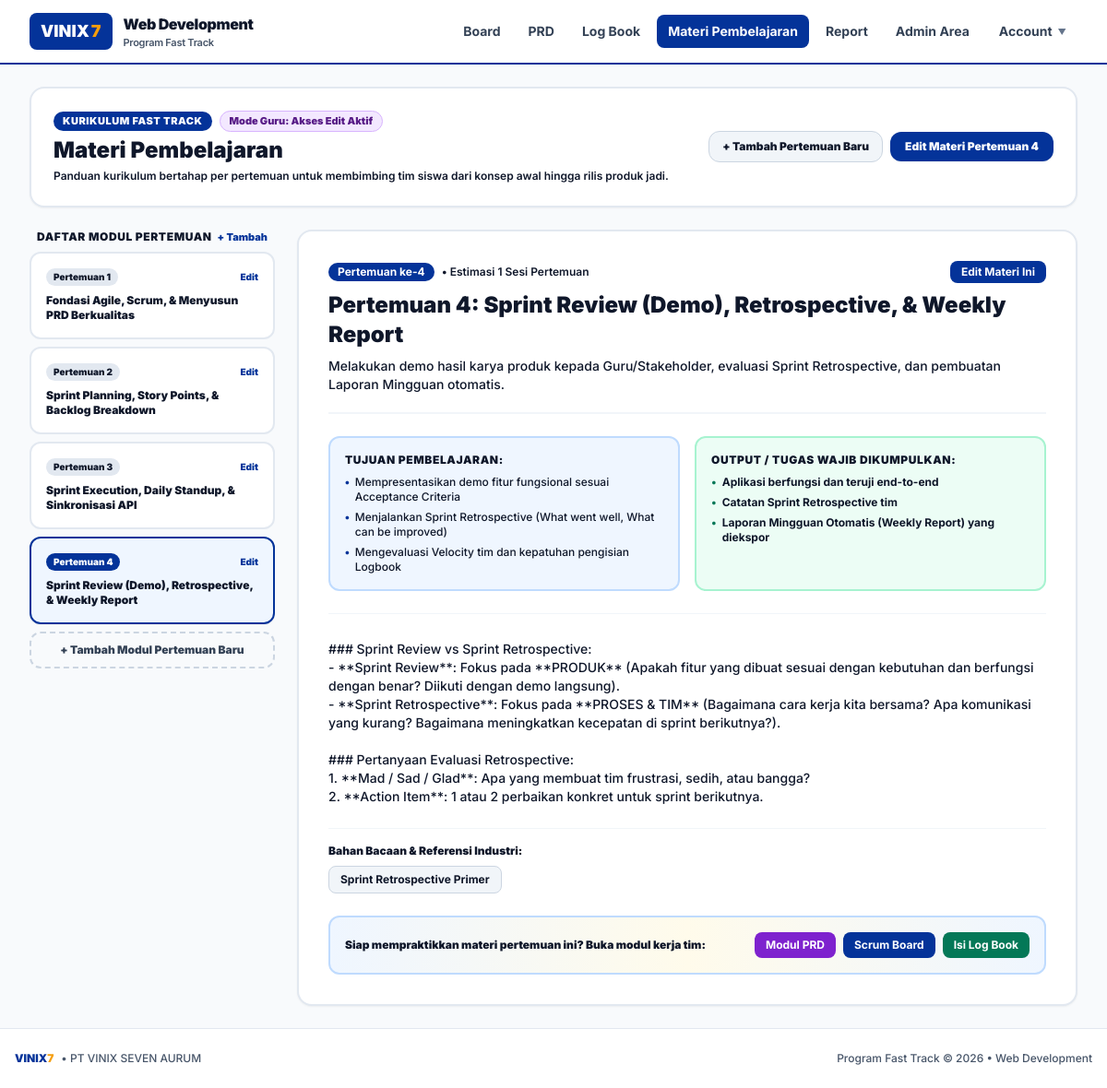
/lms.php?week=4 (signed in), run on the app's committed database.
### tables this page shows
CREATE TABLE lms_modules (
            id TEXT PRIMARY KEY,
            week_number INTEGER NOT NULL,
            title TEXT NOT NULL,
            summary TEXT NOT NULL,
            content TEXT NOT NULL,
            objectives TEXT NOT NULL,
            deliverables TEXT NOT NULL,
            external_links TEXT NOT NULL,
            is_published INTEGER DEFAULT 1
        );

### lms.php (the view, shortened to what this page needs)
<?php
require_once __DIR__ . '/includes/header.php';
$isGuru = ($currentRole === 'guru' || $currentRole === 'super_admin');
$selectedWeek = (int)($_GET['week'] ?? 1);
$stmt = $pdo->query("SELECT * FROM lms_modules ORDER BY week_number ASC");
$modules = $stmt->fetchAll();
$currentModule = null;
foreach ($modules as $m) {
    if ((int)$m['week_number'] === $selectedWeek) {
        $currentModule = $m;
        break;
    }
}
$objectives = $currentModule ? (json_decode($currentModule['objectives'] ?? '[]', true) ?? []) : [];
$deliverables = $currentModule ? (json_decode($currentModule['deliverables'] ?? '[]', true) ?? []) : [];
$externalLinks = $currentModule ? (json_decode($currentModule['external_links'] ?? '[]', true) ?? []) : [];
?>
<div class="space-y-6">
    <div class="bg-white rounded-2xl p-6 border-2 border-slate-200 shadow-sm flex flex-col sm:flex-row sm:items-center justify-between gap-4">
        <div>
            <div class="flex items-center gap-2 mb-1">
                <span class="px-2.5 py-0.5 bg-[#043399] text-white text-[11px] font-black rounded-full uppercase tracking-wider">Kurikulum Fast Track</span>
                <?php if ($isGuru): ?>
                    <span class="px-2.5 py-0.5 bg-purple-100 text-purple-900 border border-purple-300 text-[11px] font-black rounded-full">Mode Guru: Akses Edit Aktif</span>
                <?php else: ?>
                    <span class="px-2.5 py-0.5 bg-slate-100 text-slate-800 border border-slate-300 text-[11px] font-bold rounded-full">Mode Siswa: Hanya Baca</span>
                <?php endif; ?>
            </div>
            <h1 class="text-2xl font-black text-black">Materi Pembelajaran</h1>
            <p class="text-xs text-black font-semibold mt-1">
                Panduan kurikulum bertahap per pertemuan untuk membimbing tim siswa dari konsep awal hingga rilis produk jadi.
            </p>
        </div>
        <div class="flex flex-wrap items-center gap-2">
            <?php if ($isGuru): ?>
                <button type="button" onclick="openEditModuleModal(null)" class="px-3.5 py-2 bg-slate-100 hover:bg-slate-200 text-black border border-slate-300 rounded-xl text-xs font-black transition">
                    + Tambah Pertemuan Baru
                </button>
                <?php if ($currentModule): ?>
                    <button type="button" onclick="openEditModuleModal('<?= htmlspecialchars($currentModule['id']) ?>')" class="px-4 py-2 bg-[#043399] hover:bg-[#021f5c] text-white rounded-xl text-xs font-black shadow-sm transition">
                        Edit Materi Pertemuan <?= $currentModule['week_number'] ?>
                    </button>
                <?php endif; ?>
            <?php else: ?>
                <span class="px-3 py-1.5 bg-blue-50 text-[#043399] border border-blue-200 rounded-xl text-xs font-black">
                    Total <?= count($modules) ?> Modul Pertemuan
                </span>
            <?php endif; ?>
        </div>
    </div>
    <div class="grid grid-cols-1 lg:grid-cols-4 gap-6 items-start">
        <div class="lg:col-span-1 space-y-2">
            <div class="flex items-center justify-between px-2 mb-2">
                <span class="text-xs font-black text-black uppercase tracking-wider">
                    Daftar Modul Pertemuan
                </span>
                <?php if ($isGuru): ?>
                    <button type="button" onclick="openEditModuleModal(null)" class="text-[11px] text-[#043399] hover:underline font-black">
                        + Tambah
                    </button>
                <?php endif; ?>
            </div>
            <?php foreach ($modules as $m): ?>
                <a href="lms.php?week=<?= $m['week_number'] ?>" class="block p-4 rounded-xl border-2 transition <?= (int)$m['week_number'] === $selectedWeek ? 'bg-blue-50 border-[#043399] shadow-sm' : 'bg-white border-slate-200 hover:bg-slate-50' ?>">
                    <div class="flex items-center justify-between">
                        <span class="text-[10px] font-black px-2 py-0.5 rounded-full <?= (int)$m['week_number'] === $selectedWeek ? 'bg-[#043399] text-white' : 'bg-slate-200 text-black' ?>">
                            Pertemuan <?= $m['week_number'] ?>
                        </span>
                        <?php if ($isGuru): ?>
                            <button type="button" onclick="event.preventDefault(); event.stopPropagation(); openEditModuleModal('<?= htmlspecialchars($m['id']) ?>')" class="text-[10px] text-[#043399] hover:underline font-black">
                                Edit
                            </button>
                        <?php endif; ?>
                    </div>
                    <h4 class="text-xs font-black mt-2 text-black line-clamp-2">
                        <?= htmlspecialchars(preg_replace('/^(Minggu|Pekan|Pertemuan) \d+: /', '', $m['title'])) ?>
                    </h4>
                </a>
            <?php endforeach; ?>
            <?php if ($isGuru): ?>
                <button type="button" onclick="openEditModuleModal(null)" class="w-full py-2.5 px-3 border-2 border-dashed border-slate-300 hover:border-[#043399] hover:bg-blue-50 text-slate-700 hover:text-[#043399] rounded-xl text-xs font-black transition text-center mt-2">
                    + Tambah Modul Pertemuan Baru
                </button>
            <?php endif; ?>
        </div>
        <div class="lg:col-span-3 space-y-6">
            <?php if ($currentModule): ?>
                <div class="bg-white rounded-2xl p-6 sm:p-8 border-2 border-slate-200 shadow-sm space-y-6">
                    <div class="border-b-2 border-slate-100 pb-5">
                        <div class="flex flex-wrap items-center justify-between gap-2 mb-2">
                            <div class="flex items-center gap-2">
                                <span class="px-2.5 py-0.5 rounded-full bg-[#043399] text-white text-xs font-bold">
                                    Pertemuan ke-<?= $currentModule['week_number'] ?>
                                </span>
                                <span class="text-xs text-black font-semibold">• Estimasi 1 Sesi Pertemuan</span>
                            </div>
                            <?php if ($isGuru): ?>
                                <button type="button" onclick="openEditModuleModal('<?= htmlspecialchars($currentModule['id']) ?>')" class="px-3 py-1 bg-[#043399] hover:bg-[#021f5c] text-white text-xs font-bold rounded-lg shadow-xs transition">
                                    Edit Materi Ini
                                </button>
                            <?php endif; ?>
                        </div>
                        <h2 class="text-xl sm:text-2xl font-black text-black leading-tight">
                            <?= htmlspecialchars($currentModule['title']) ?>
                        </h2>
                        <p class="text-xs sm:text-sm text-black font-medium mt-2 leading-relaxed">
                            <?= htmlspecialchars($currentModule['summary']) ?>
                        </p>
                    </div>
                    <div class="grid grid-cols-1 md:grid-cols-2 gap-4">
                        <div class="bg-blue-50 p-4 rounded-xl border-2 border-blue-200 space-y-2">
                            <h4 class="text-xs font-black text-black uppercase tracking-wider flex items-center gap-1.5">
                                <span>Tujuan Pembelajaran:</span>
                            </h4>
                            <ul class="space-y-1.5 text-xs text-black font-medium">
                                <?php if (!empty($objectives)): ?>
                                    <?php foreach ($objectives as $obj): ?>
                                        <li class="flex items-start gap-1.5">
                                            <span class="text-[#043399] font-black">•</span>
                                            <span><?= htmlspecialchars($obj) ?></span>
                                        </li>
                                    <?php endforeach; ?>
                                <?php else: ?>
                                    <li class="text-slate-500 italic text-xs">Belum ada tujuan pembelajaran dicatat.</li>
                                <?php endif; ?>
                            </ul>
                        </div>
                        <div class="bg-emerald-50 p-4 rounded-xl border-2 border-emerald-200 space-y-2">
                            <h4 class="text-xs font-black text-black uppercase tracking-wider flex items-center gap-1.5">
                                <span>Output / Tugas Wajib Dikumpulkan:</span>
                            </h4>
                            <ul class="space-y-1.5 text-xs text-black font-medium">
                                <?php if (!empty($deliverables)): ?>
                                    <?php foreach ($deliverables as $del): ?>
                                        <li class="flex items-start gap-1.5">
                                            <span class="text-emerald-700 font-bold">•</span>
                                            <span class="font-bold"><?= htmlspecialchars($del) ?></span>
                                        </li>
                                    <?php endforeach; ?>
                                <?php else: ?>
                                    <li class="text-slate-500 italic text-xs">Belum ada output wajib dicatat.</li>
                                <?php endif; ?>
                            </ul>
                        </div>
                    </div>
                    <div class="pt-2 border-t border-slate-100 text-xs sm:text-sm leading-relaxed space-y-4">
                        <div class="whitespace-pre-line text-black font-medium">
                            <?= htmlspecialchars($currentModule['content']) ?>
                        </div>
                    </div>
                    <?php if (!empty($externalLinks)): ?>
                        <div class="pt-4 border-t border-slate-100">
                            <h4 class="text-xs font-black text-black mb-2">Bahan Bacaan & Referensi Industri:</h4>
                            <div class="flex flex-wrap gap-2">
                                <?php foreach ($externalLinks as $link): ?>
                                    <a href="<?= htmlspecialchars($link['url']) ?>" target="_blank" rel="noopener noreferrer" class="px-3 py-1.5 bg-slate-100 hover:bg-slate-200 border border-slate-300 text-black rounded-lg text-xs font-bold transition flex items-center gap-1">
                                        <span><?= htmlspecialchars($link['title']) ?></span>
                                    </a>
                                <?php endforeach; ?>
                            </div>
                        </div>
                    <?php endif; ?>
                    <div class="bg-gradient-to-r from-blue-50 via-amber-50 to-blue-50 p-4 rounded-xl border-2 border-blue-200 flex flex-wrap items-center justify-between gap-3">
                        <div class="text-xs font-black text-black">
                            Siap mempraktikkan materi pertemuan ini? Buka modul kerja tim:
                        </div>
                        <div class="flex items-center gap-2">
                            <a href="prd.php" class="px-3 py-1.5 rounded-lg bg-purple-700 text-white text-xs font-bold shadow-xs">Modul PRD</a>
                            <a href="board.php" class="px-3 py-1.5 rounded-lg bg-[#043399] text-white text-xs font-bold shadow-xs">Scrum Board</a>
                            <a href="logbook.php" class="px-3 py-1.5 rounded-lg bg-emerald-700 text-white text-xs font-bold shadow-xs">Isi Log Book</a>
                        </div>
                    </div>
                </div>
            <?php endif; ?>
        </div>
    </div>
</div>
<?php require_once __DIR__ . '/includes/footer.php'; ?>

### assets/css/custom.css (style rules this page uses)
:root { --vinix-blue: #043399; --vinix-blue-dark: #021f5c; --vinix-blue-light: #eef3fc; --vinix-yellow: #f59e0b; --vinix-yellow-dark: #d97706; --vinix-yellow-light: #fef8ee; --text-black: #0f172a; --text-dark: #1e293b; }
body { font-family: 'Inter', -apple-system, BlinkMacSystemFont, "Segoe UI", Roboto, sans-serif; color: var(--text-black); background-color: #f8fafc; }
h1, h2, h3, h4, h5, h6, p, span, td, th, label, div { color: inherit; }
.text-white { color: #ffffff !important; }
.text-black { color: #000000 !important; }

### includes/header.php (style rules this page uses)
body { font-family: 'Inter', -apple-system, BlinkMacSystemFont, "Segoe UI", Roboto, sans-serif; color: #0f172a; }
h1, h2, h3, h4, h5, h6, p, span, td, th, label, div, input, textarea, select { color: inherit; }
.text-white { color: #ffffff !important; }
.text-black { color: #0f172a !important; }

### data on the page
lms_modules: week_number "4", title "Sprint Review (Demo), Retrospective, & Weekly Report", title "Pertemuan 4: Sprint Review (Demo), Retrospective, & Weekly Report", summary "Melakukan demo hasil karya produk kepada Guru/Stakeholder, evaluasi Sprint Retrospective, dan pembuatan Laporan Mingguan otomatis.", objectives "Mempresentasikan demo fitur fungsional sesuai Acceptance Criteria", objectives "Menjalankan Sprint Retrospective (What went well, What can be improved)", objectives "Mengevaluasi Velocity tim dan kepatuhan pengisian Logbook", deliverables "Aplikasi berfungsi dan teruji end-to-end", deliverables "Catatan Sprint Retrospective tim", deliverables "Laporan Mingguan Otomatis (Weekly Report) yang diekspor", content "### Sprint Review vs Sprint Retrospective: - **Sprint Review**: Fokus pada **PRODUK** (Apakah fitur yang dibuat sesuai dengan kebutuhan dan berfungsi dengan benar? Diikuti dengan demo langsung). - **Sprint Retrospective**: Fokus pada **PROSES & TIM** (Bagaimana cara kerja kita bersama? Apa komunikasi yang kurang? Bagaimana meningkatkan kecepatan di sprint berikutnya?). ### Pertanyaan Evaluasi Retrospective: 1. **Mad / Sad / Glad**: Apa yang membuat tim frustrasi, sedih, atau bangga? 2. **Action Item**: 1 atau 2 perbaikan konkret untuk sprint berikutnya."
lms_modules: week_number "1", title "Fondasi Agile, Scrum, & Menyusun PRD Berkualitas"
lms_modules: week_number "2", title "Sprint Planning, Story Points, & Backlog Breakdown"
lms_modules: week_number "3", title "Sprint Execution, Daily Standup, & Sinkronisasi API"

### other printed values
$link['title'] "Sprint Retrospective Primer"
